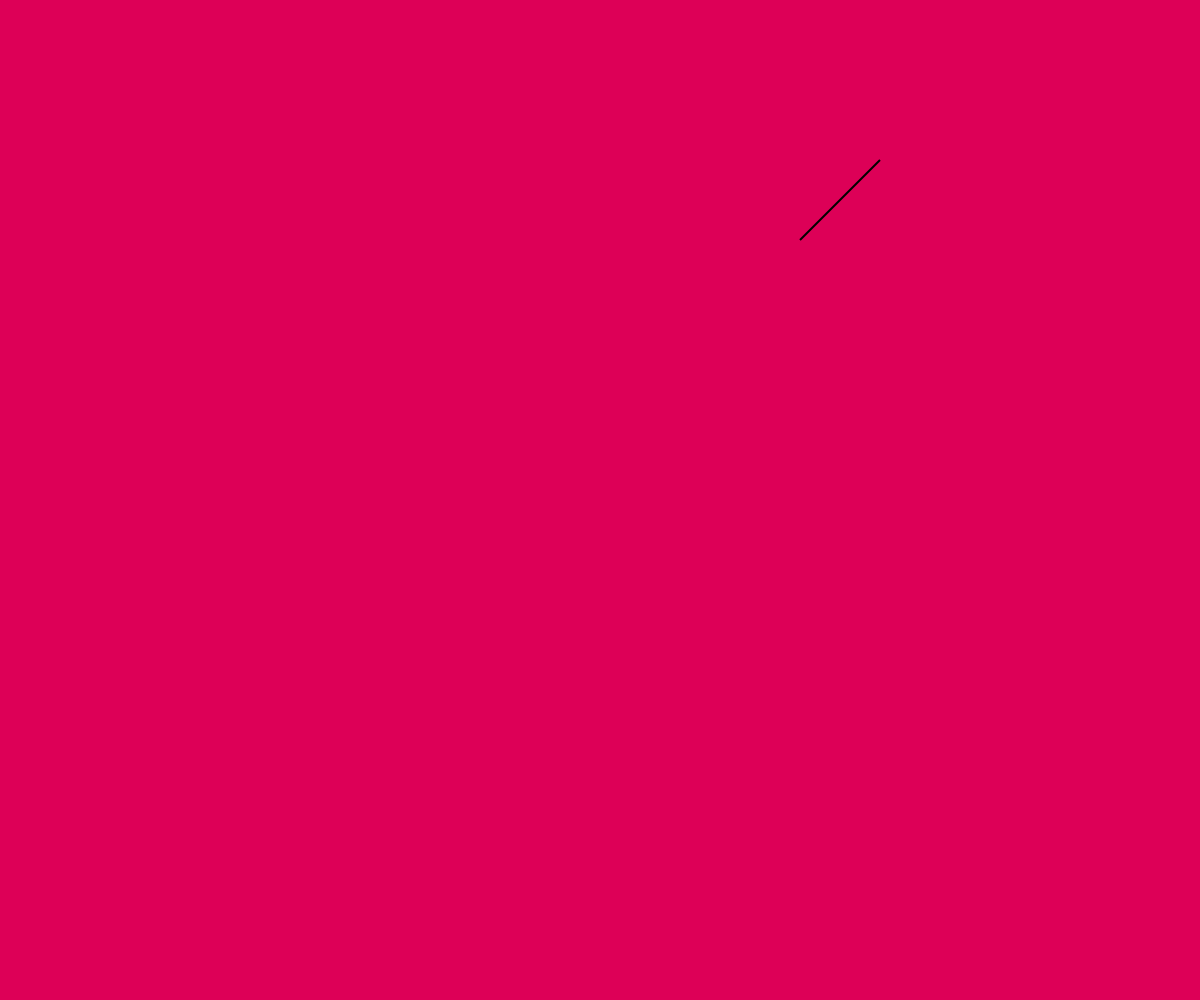
Frame 1 (no input)
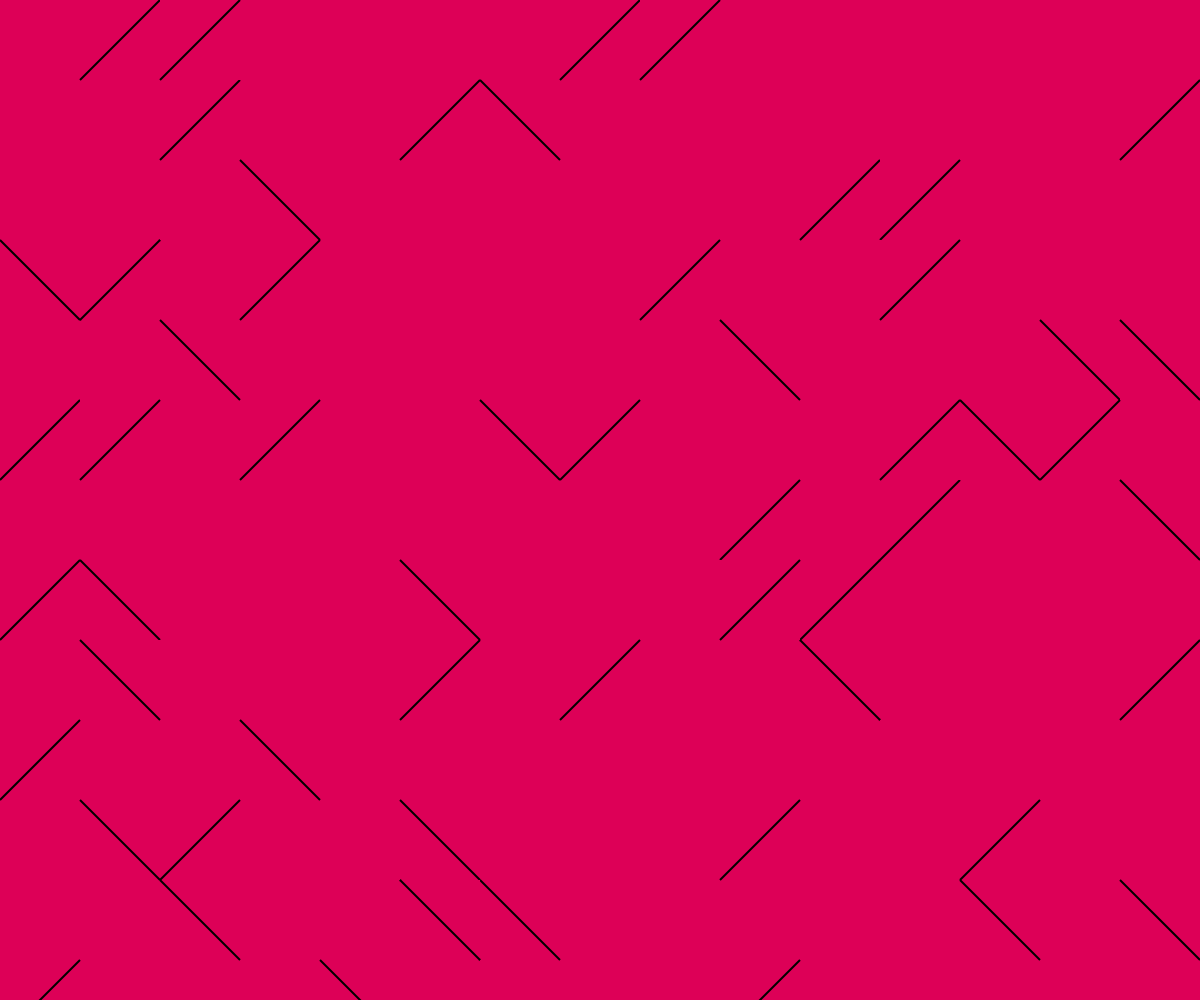
Frame 60 (no input)
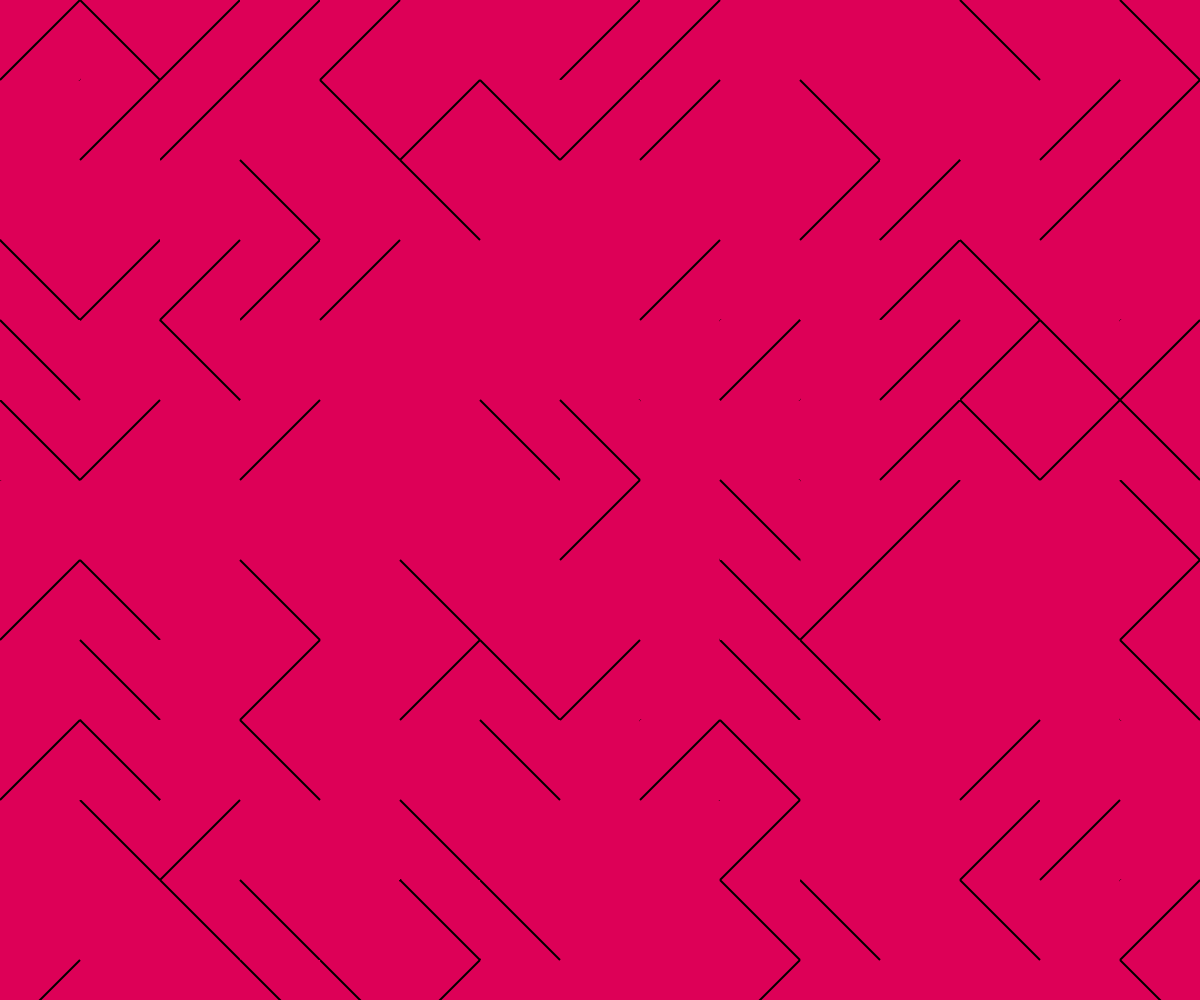
Frame 120 (the mouse pressed at the canvas centre since frame 60)

The p5.js sketch that drew these frames (run headless with seeded random() and noise() and a simulated clock; from frame 60 on, the mouse is pressed at the canvas centre):

// p5.js sketch
// ── sketch.js
// -
// variazioe_10print 0.1 by Raffaella Barone [10Print, casualità]
// 2016 © Raffaella Barone, Daniele @Fupete and the course DSII2016 @UniRSM  
// github.com/fupete — github.com/dsii-2016-unirsm
// Educational purposes, MIT License, 2016, San Marino
// —
// La variazione proposta mantiene il tema della generazione del labirinto, costruzione apparentemente casuale e ne accentua 
//tale caratteristica introducendo l'elemento random nell'ordine in cui il labirinto si compone: non più ordinatamente 
//riga per riga, ma in modo assolutamente casuale.




var DimQuadrato = 80; //quadrati
var nQuadratix ;
var nQuadratiy ;

function setup() {
	
createCanvas(windowWidth, windowHeight);
background(221,0,87);
strokeCap(SQUARE);// estremità linee

nQuadratix = windowWidth / DimQuadrato; // numero di quadrati sull'asse orizzontale
nQuadratiy = windowHeight / DimQuadrato;//numero di quadrati sull'asse verticale
   
}

function draw() {
	
//decido random la x e la y del quadrato da disegnare 
 var a = int(random(nQuadratix));
  var b = int(random(nQuadratiy));

//disegno il quadrato
 fill(221,0,87);
  noStroke();
  rect(a*DimQuadrato, b*DimQuadrato, DimQuadrato, DimQuadrato);
 
//disegno le linee 
 strokeWeight(2);
  stroke(0);

if (int(random(2)) < 1) {
line(a*DimQuadrato, b*DimQuadrato, (a+1)*DimQuadrato, (b+1)*DimQuadrato);
}else{
line((a+1)*DimQuadrato, b*DimQuadrato, a*DimQuadrato, (b+1)*DimQuadrato);
}


}
    


	
